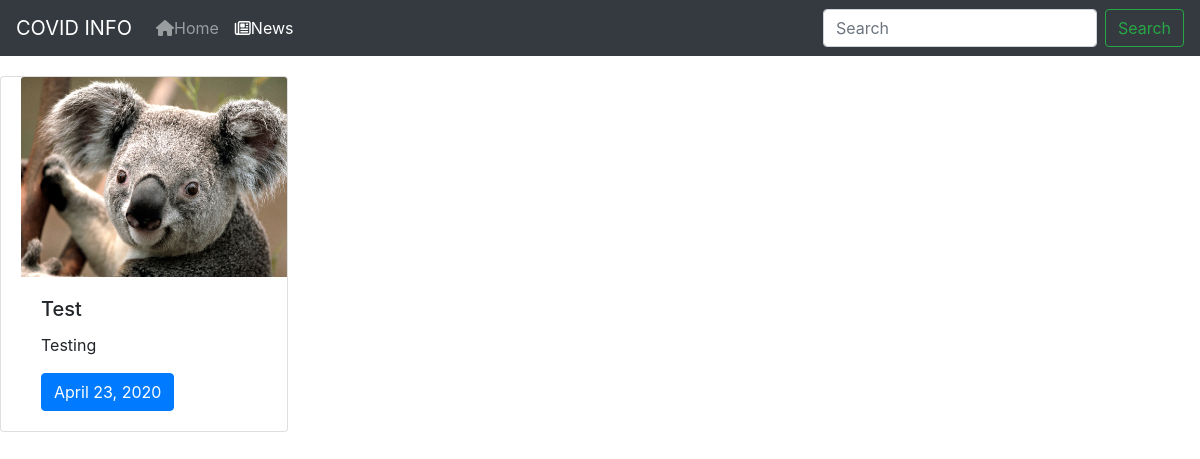
Page /news on the committed database.
### covid/models.py (models this page shows)
class News(models.Model):
    heading = models.CharField(max_length=50)
    body = models.TextField()
    img = models.ImageField()
    date = models.DateField()
    class Meta:
        verbose_name_plural = "news"

### covid/views.py (the view)
# urls.py: path('news',    views.news, name='news'),
def news(request):
    latest_news = News.objects.all()
    return render(request, 'news.html', {'latest_news': latest_news})

### templates/news.html (shortened to what this page needs)
{% load static %}
<!DOCTYPE html>
<html lang="en">
  <head>
    <link rel="stylesheet" href="{% static 'main.css' %}">
    <link rel="stylesheet" href="https://maxcdn.bootstrapcdn.com/bootstrap/4.0.0/css/bootstrap.min.css">
  </head>
  <body>
    <nav class="navbar navbar-expand-lg navbar-dark bg-dark">
      <a class="navbar-brand" href="#">COVID INFO</a>
      <div class="collapse navbar-collapse" id="navbarSupportedContent">
        <ul class="navbar-nav mr-auto">
          <li class="nav-item">
            <a class="nav-link" href='/'><i class="fas fa-home"></i>Home</a>
          </li>
          <li class="nav-item active">
            <a class="nav-link" href="/news"><i class="far fa-newspaper"></i>News</a>
          </li>
        </ul>
        <form class="form-inline my-2 my-lg-0">
          <input class="form-control mr-sm-2" type="search" placeholder="Search" aria-label="Search">
          <button class="btn btn-outline-success my-2 my-sm-0" type="submit">Search</button>
        </form>
      </div>
    </nav>
    {% for news in latest_news %}
    <div class="card" style="width: 18rem;padding-left:20px;margin-top:20px;display: inline-block;">
      <img class="card-img-top" src="{{news.img.url}}" alt="Card image cap">
      <div class="card-body">
        <h5 class="card-title">{{news.heading}}</h5>
        <p class="card-text">{{news.body}}</p>
        <a href="#" class="btn btn-primary">{{news.date}}</a>
      </div>
    </div>
    {% endfor %}
  </body>
</html>

### rows in the picture
News: img (picture), heading "Test", body "Testing", date "April 23, 2020"
